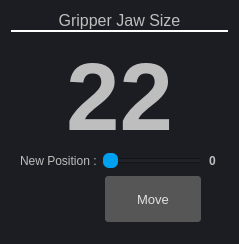
                  <widget class="QFrame" name="frame_14">
                   <property name="maximumSize">
                    <size>
                     <width>331</width>
                     <height>16777215</height>
                    </size>
                   </property>
                   <property name="styleSheet">
                    <string notr="true">QFrame{
	background-color: rgb(27, 29, 35);
	border-bottom-right-radius:30px;
}

QFrame:hover{
border-bottom:4px solid rgb(59, 63, 76);
border-right:4px solid rgb(59, 63, 76);
}</string>
                   </property>
                   <property name="frameShape">
                    <enum>QFrame::NoFrame</enum>
                   </property>
                   <property name="frameShadow">
                    <enum>QFrame::Raised</enum>
                   </property>
                   <layout class="QGridLayout" name="gridLayout_37">
                    <item row="0" column="0">
                     <widget class="QLabel" name="label_39">
                      <property name="maximumSize">
                       <size>
                        <width>16777215</width>
                        <height>40</height>
                       </size>
                      </property>
                      <property name="font">
                       <font>
                        <family>Segoe UI</family>
                        <pointsize>12</pointsize>
                       </font>
                      </property>
                      <property name="styleSheet">
                       <string notr="true">QLabel{
color: rgb(190, 190, 190);
border-bottom:2px solid rgb(255, 255, 255);
border-radius:0px;
}

QLabel:hover{
border-top : none;
border-left : none;
border-right:none;
}</string>
                      </property>
                      <property name="text">
                       <string>Gripper Jaw Size</string>
                      </property>
                      <property name="alignment">
                       <set>Qt::AlignCenter</set>
                      </property>
                     </widget>
                    </item>
                    <item row="1" column="0">
                     <widget class="QFrame" name="frame_19">
                      <property name="styleSheet">
                       <string notr="true">QFrame:hover{
border:none;
}</string>
                      </property>
                      <property name="frameShape">
                       <enum>QFrame::StyledPanel</enum>
                      </property>
                      <property name="frameShadow">
                       <enum>QFrame::Raised</enum>
                      </property>
                      <layout class="QGridLayout" name="gridLayout_12">
                       <item row="0" column="0" colspan="4">
                        <widget class="QLabel" name="label_jaw_currentvalue">
                         <property name="minimumSize">
                          <size>
                           <width>120</width>
                           <height>0</height>
                          </size>
                         </property>
                         <property name="maximumSize">
                          <size>
                           <width>16777215</width>
                           <height>100</height>
                          </size>
                         </property>
                         <property name="font">
                          <font>
                           <family>Segoe UI</family>
                           <pointsize>72</pointsize>
                           <weight>75</weight>
                           <bold>true</bold>
                          </font>
                         </property>
                         <property name="styleSheet">
                          <string notr="true">color: rgb(190, 190, 190);</string>
                         </property>
                         <property name="text">
                          <string>22</string>
                         </property>
                         <property name="alignment">
                          <set>Qt::AlignCenter</set>
                         </property>
                        </widget>
                       </item>
                       <item row="1" column="3">
                        <widget class="QLabel" name="label_40">
                         <property name="maximumSize">
                          <size>
                           <width>20</width>
                           <height>16777215</height>
                          </size>
                         </property>
                         <property name="font">
                          <font>
                           <pointsize>9</pointsize>
                           <weight>75</weight>
                           <bold>true</bold>
                          </font>
                         </property>
                         <property name="styleSheet">
                          <string notr="true">color: rgb(190, 190, 190);</string>
                         </property>
                         <property name="text">
                          <string>0</string>
                         </property>
                        </widget>
                       </item>
                       <item row="1" column="1" colspan="2">
                        <widget class="QSlider" name="horizontalSlider_jaw_newvalue">
                         <property name="styleSheet">
                          <string notr="true">QSlider:horizontal{
	background-color: rgb(27, 29, 35);
}
QSlider::handle:horizontal {
	background-color: rgb(0, 160, 240);
    border-radius:6px;
}</string>
                         </property>
                         <property name="minimum">
                          <number>22</number>
                         </property>
                         <property name="maximum">
                          <number>50</number>
                         </property>
                         <property name="singleStep">
                          <number>1</number>
                         </property>
                         <property name="pageStep">
                          <number>1</number>
                         </property>
                         <property name="value">
                          <number>22</number>
                         </property>
                         <property name="orientation">
                          <enum>Qt::Horizontal</enum>
                         </property>
                        </widget>
                       </item>
                       <item row="1" column="0">
                        <widget class="QLabel" name="label_41">
                         <property name="styleSheet">
                          <string notr="true">color: rgb(190, 190, 190);</string>
                         </property>
                         <property name="text">
                          <string>New Position :</string>
                         </property>
                        </widget>
                       </item>
                       <item row="2" column="1" colspan="2">
                        <widget class="QPushButton" name="pushButton_send_jaw">
                         <property name="minimumSize">
                          <size>
                           <width>100</width>
                           <height>50</height>
                          </size>
                         </property>
                         <property name="font">
                          <font>
                           <pointsize>10</pointsize>
                          </font>
                         </property>
                         <property name="styleSheet">
                          <string notr="true">QPushButton{
background-color: rgb(86, 86, 86);
color: rgb(225, 225, 225);
border:2px solid rgb(27, 29, 35);
border-radius:5px;
}

QPushButton:hover{
	background-color: rgb(77, 77, 77);
}

QPushButton:pressed{
	background-color: rgb(99, 99, 99);
}</string>
                         </property>
                         <property name="text">
                          <string>Move</string>
                         </property>
                        </widget>
                       </item>
                      </layout>
                     </widget>
                    </item>
                   </layout>
                  </widget>
